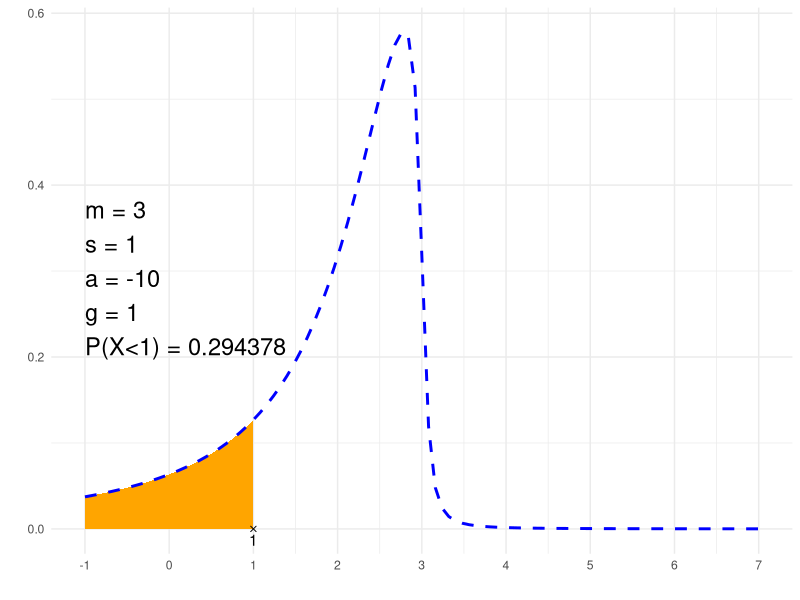

Here is the R script that generated this plot:
##### 1. Pole pod krzywą ####

library(sn)

# Parametry rozkładu A-C skewed t:
# położenie:
m <- 3
# skala:
s <- 1
# nachylenie
a <- -10
# ogony
g <- 1

# Będziemy obliczać pole pod krzywą gęstości rozkładu Gaussa
# od 
# *można wpisać from <- -Inf, co oznacza minus nieskończoność
from <- -Inf
# do
# *można wpisać to <- Inf, co oznacza (plus) nieskończoność
to <- 1

# Sprawdzenie danych, obliczenie pola pod krzywą
if (from > to) {
  # błąd od > do
  print("!!! Wartość 'od' powinna być niższa od wartości 'do' !!!")
} else {
  
  # Zapis prawdopodobieństwa
  
  if (to==Inf) {
    p=paste0("P(X>", from, ")")
  } else if (from==-Inf) {
    p=paste0("P(X<", to, ")")
  } else {
    p=paste0("P(", from, "<X<", to, ")")
  }
  print(p)
  
  # Obliczenie prawdopodobieństwa, czyli pole pod wycinkiem krzywej:
  result<-sn::pst(to, m, s, a, g)-sn::pst(from, m, s, a, g)
  print(result)
}

# Rysunek
library(ggplot2)

x1=if(from==-Inf){min(-4*s+m, to-2*s)} else {min(from-2*s, -4*s+m)}
x2=if(to==Inf){max(4*s+m, from+2*s)} else {max(to+2*s, 4*s+m)}

df<-data.frame(y=c(0, 0), 
               x=c(if(from==-Inf){NA}else{from}, if(to==-Inf){NA}else{to}),
               label=c(if(from==-Inf){NA}else{from}, if(to==-Inf){NA}else{to}))

plt<-ggplot(NULL, aes(c(x1, x2))) +
  theme_minimal() +
  xlab('') +
  ylab('') +
  geom_area(stat = "function", 
            fun = function(x){sn::dst(x, m, s, a, g)}, 
            fill = "orange", 
            xlim = c(if(from==-Inf){x1}else{from}, if(to==Inf){x2}else{to})) +
  geom_line(stat = "function", fun = function(x){sn::dst(x, m, s, a, g)}, col = "blue", lty=2, lwd=1) +
  scale_x_continuous(breaks=c(m, m-s, m-2*s, m+s, m+2*s, m-3*s, m+3*s, m-4*s, m+4*s)) +
  geom_point(data = df, aes(x=x, y=y), shape=4) +
  geom_text(data = df, aes(x=x, y=y, label=signif(label, 6)), vjust=1.4) +
  annotate("text", label = paste0("m = ", m, "\ns = ", s, "\na = ", a, "\ng = ", g, "\n", p, " = ", signif(result,6)), 
           x = x1, y = sn::dst(m, m, s, a, g)*1.2, size = 6, hjust="inward", vjust = "inward")

suppressWarnings(print(plt))
